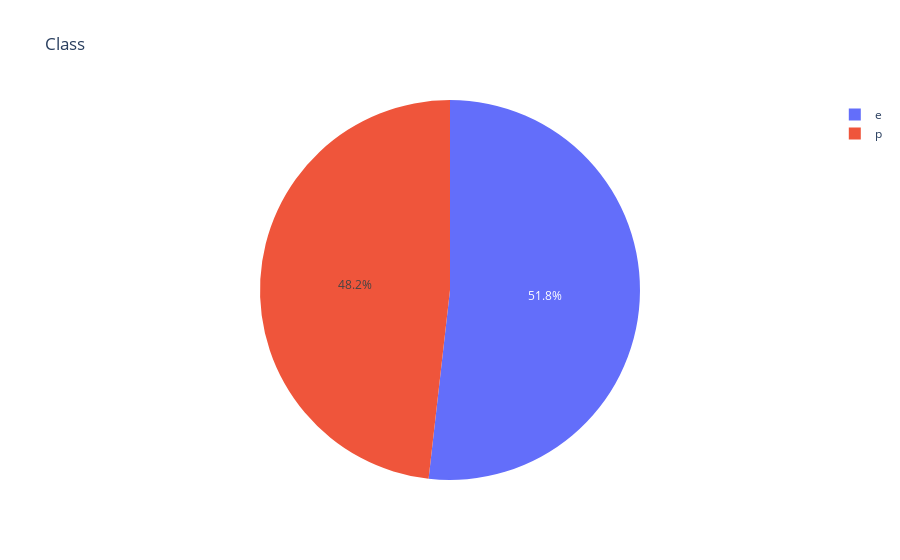

The cell this chart's notebook holds for it:
### Markdown cell above
We see that some of the mushrooms in the sample are missing stalk roots. I will wait and see whether stalk-roots are an important feature before deciding what to do.

### Code cell
ex.pie(df,names='class',title='Class')

### Figure 1 — Plotly figure (JSON) as saved in the notebook; plotly's stock layout.template omitted (floating-point values rounded to 4 significant figures; data arrays with more than 128 entries replaced by an {"elided": "..."} marker saying what was removed)
{"data": [{"domain": {"x": [0, 1], "y": [0, 1]}, "hovertemplate": "class=%{label}<extra></extra>", "labels": {"elided": "8124 str values"}, "legendgroup": "", "name": "", "showlegend": true, "type": "pie"}], "layout": {"legend": {"tracegroupgap": 0}, "title": {"text": "Class"}}}
